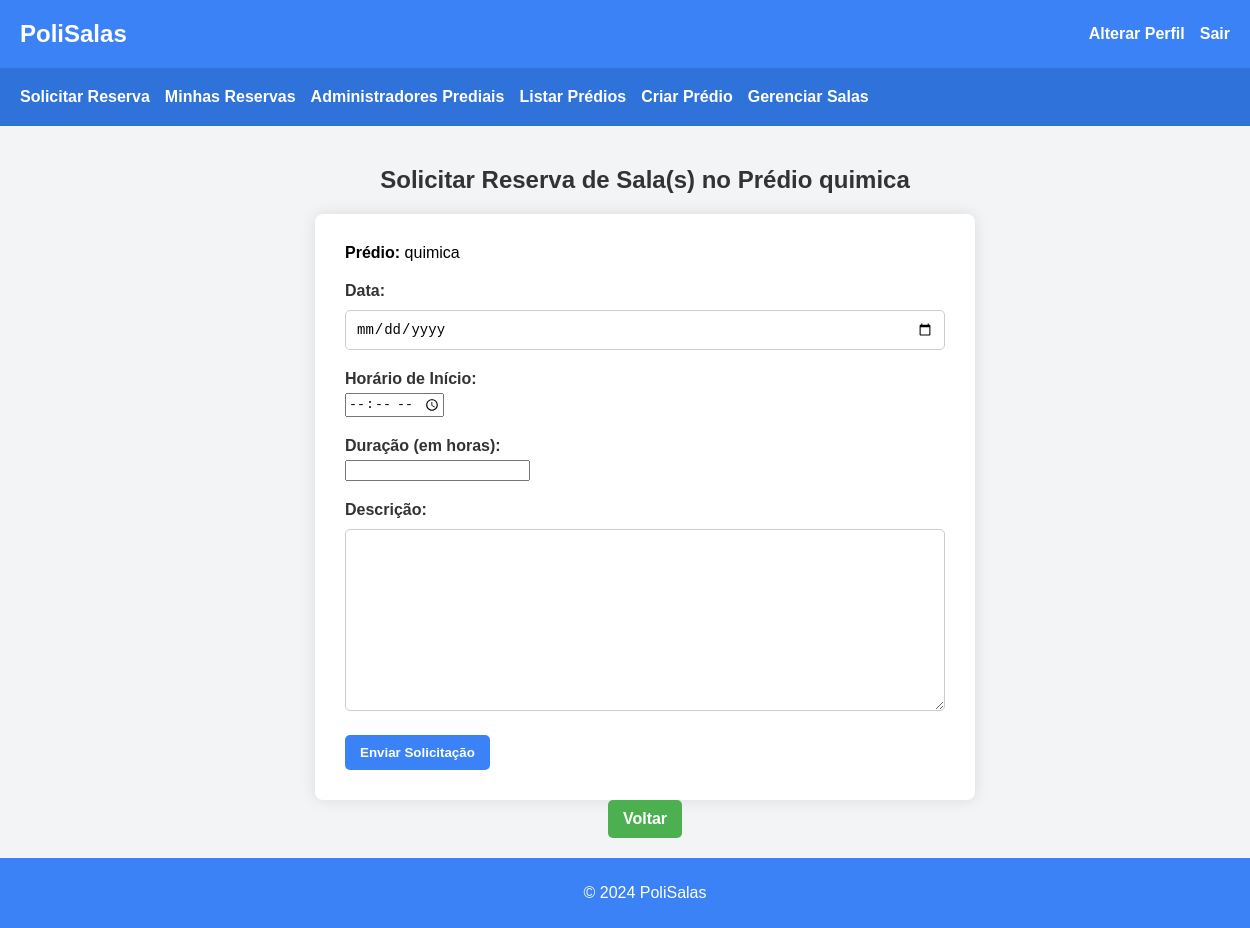
Page /solicitar_reserva/2/ (signed in) on the earlier database version.
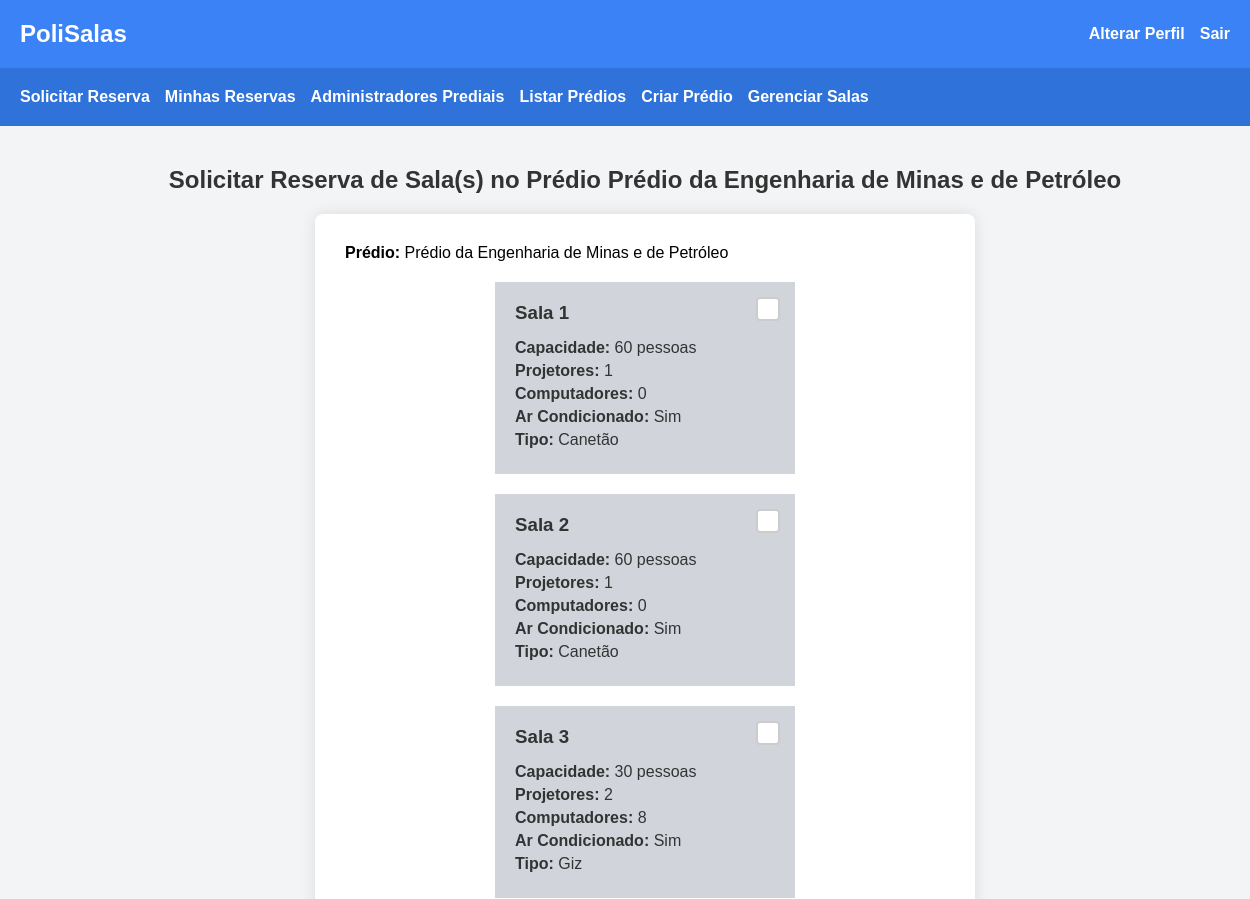
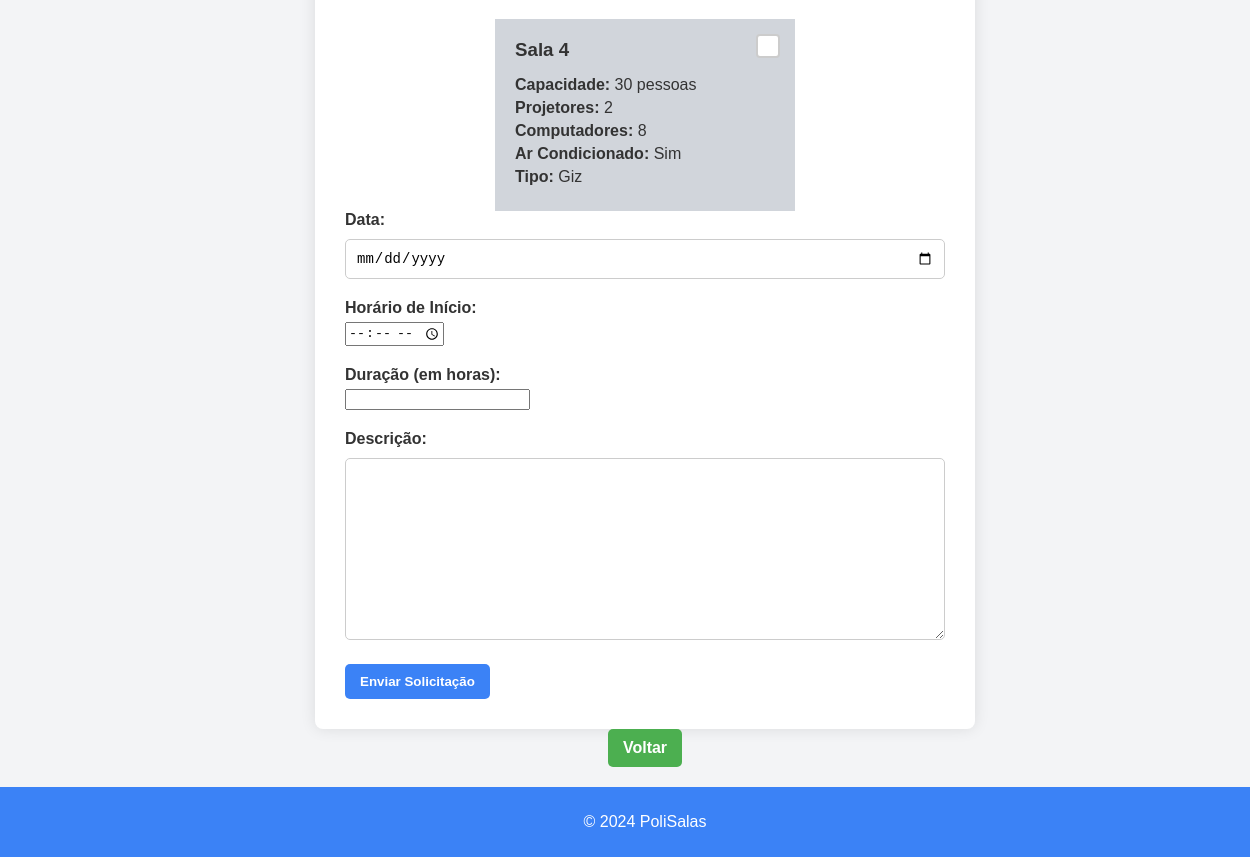
Same page on the later database version (2 pictures, top to bottom).
### reservas/models.py (models this page shows, shortened)
class Predio(models.Model):
    nome = models.CharField(max_length=100)
    endereco = models.CharField(max_length=200)

class Sala(models.Model):
    nome = models.CharField(max_length=50)
    predio = models.ForeignKey(Predio, on_delete=models.CASCADE, related_name='salas')
    capacidade = models.IntegerField()
    numero_projetores = models.IntegerField()
    numero_computadores = models.IntegerField()
    ar_condicionado = models.BooleanField(default=False)
    giz_canetao = models.CharField(max_length=10)  # 'Giz' ou 'Canetão'

### reservas/views.py (the view)
# urls.py: path('solicitar_reserva/', views.selecionar_predio_para_reserva, name='selecionar_predio_para_reserva'),
@login_required
def solicitar_reserva(request, predio_id):
    predio = get_object_or_404(Predio, id=predio_id)
    salas = Sala.objects.filter(predio=predio)
    selected_salas = []
    if request.method == 'POST':
        form = SolicitacaoForm(request.POST, predio=predio)
        selected_salas = request.POST.getlist('salas')
        if form.is_valid():
            solicitacao = form.save(commit=False)
            solicitacao.solicitante = request.user
            solicitacao.predio = predio
            solicitacao.status = 'Em análise'
            salas_selecionadas = form.cleaned_data['salas']
            data = form.cleaned_data['data']
            horario = form.cleaned_data['horario']
            duracao = form.cleaned_data['duracao']
            horario_inicio = datetime.combine(data, horario)
            horario_fim = horario_inicio + timedelta(hours=duracao)
            conflitos = []
            for sala in salas_selecionadas:
                conflitos_sala = Solicitacao.objects.filter(
                    salas=sala,
                    data=data,
                    status='Aprovada'
                ).exclude(
                    pk=solicitacao.pk  # Exclui a própria solicitação em caso de edição
                ).filter(
                    horario__lt=horario_fim.time(),
                    horario__gte=horario_inicio.time()
                )
                if conflitos_sala.exists():
                    conflitos.append(f"Sala {sala.nome} já está reservada no horário especificado.")
            if conflitos:
                form.add_error('salas', "Conflito detectado nas salas selecionadas.")
                for conflito in conflitos:
                    messages.error(request, conflito)
            else:
                solicitacao.save()
                form.save_m2m()
                messages.success(request, "Sua solicitação foi enviada para análise.")
                return redirect('minhas_reservas')
        else:
            messages.error(request, "Erro ao enviar a solicitação. Verifique os dados e tente novamente.")
    else:
        form = SolicitacaoForm(predio=predio)
        if form.initial.get('salas'):
            selected_salas = form.initial['salas']
        else:
            selected_salas = []
    context = {
        'form': form,
        'predio': predio,
        'salas': salas,
        'selected_salas': selected_salas,
    }
    return render(request, 'reservas/solicitar_reserva.html', context)

### reservas/forms.py (shortened to what this page needs)
class SolicitacaoForm(forms.ModelForm):
    salas = forms.ModelMultipleChoiceField(
        queryset=Sala.objects.none(),
        widget=forms.CheckboxSelectMultiple,
        required=True,
        label="Salas disponíveis"
    )
    class Meta:
        model = Solicitacao
        fields = ['salas', 'data', 'horario', 'duracao', 'descricao']
        widgets = {
            'data': forms.DateInput(attrs={'type': 'date'}),
            'horario': forms.TimeInput(attrs={'type': 'time'}),
            'duracao': forms.NumberInput(attrs={'type': 'number', 'min': 0.5, 'step': 0.5}),
        }
    def __init__(self, *args, **kwargs):
        predio = kwargs.pop('predio', None)
        super().__init__(*args, **kwargs)
        if predio:
            self.fields['salas'].queryset = Sala.objects.filter(predio=predio)
        else:
            self.fields['salas'].queryset = Sala.objects.none()

### reservas/templates/reservas/solicitar_reserva.html (shortened to what this page needs)
{% extends 'reservas/base.html' %}
{% block content %}
<h2 class="content-title">Solicitar Reserva de Sala(s) no Prédio {{ predio.nome }}</h2>
<form method="post" class="form-container">
    <div class="form-group">
        <strong>Prédio:</strong> {{ predio.nome }}
    </div>
    <div class="cards-container">
        {% for sala in salas %}
            <label class="card-selectable">
                <div class="card-content">
                    <h3>{{ sala.nome }}</h3>
                    <p><strong>Capacidade:</strong> {{ sala.capacidade }} pessoas</p>
                    <p><strong>Projetores:</strong> {{ sala.numero_projetores }}</p>
                    <p><strong>Computadores:</strong> {{ sala.numero_computadores }}</p>
                    <p><strong>Ar Condicionado:</strong> {% if sala.ar_condicionado %}Sim{% else %}Não{% endif %}</p>
                    <p><strong>Tipo:</strong> {{ sala.giz_canetao }}</p>
                </div>
                <span class="custom-checkbox"></span>
            </label>
        {% endfor %}
    </div>
    <div class="form-group">
        <label for="id_data">Data:</label>
        {{ form.data }}
    </div>
    <div class="form-group">
        <label for="id_horario">Horário de Início:</label>
        {{ form.horario }}
    </div>
    <div class="form-group">
        <label for="id_duracao">Duração (em horas):</label>
        {{ form.duracao }}
    </div>
    <div class="form-group">
        <label for="id_descricao">Descrição:</label>
        {{ form.descricao }}
    </div>
    <button type="submit" class="button-reserva">Enviar Solicitação</button>
</form>
<a href="{% url 'selecionar_predio_para_reserva' %}" class="button-reserva voltar">Voltar</a>
{% endblock %}

Differences in the rows shown:
changed Predio: nome "quimica" → "Prédio da Engenharia de Minas e de Petróleo"
added Sala: nome "Sala 1", capacidade "60", numero_projetores "1", numero_computadores "0", ar_condicionado "Sim", giz_canetao "Canetão"
added Sala: nome "Sala 2", capacidade "60", numero_projetores "1", numero_computadores "0", ar_condicionado "Sim", giz_canetao "Canetão"
added Sala: nome "Sala 3", capacidade "30", numero_projetores "2", numero_computadores "8", ar_condicionado "Sim", giz_canetao "Giz"
added Sala: nome "Sala 4", capacidade "30", numero_projetores "2", numero_computadores "8", ar_condicionado "Sim", giz_canetao "Giz"
